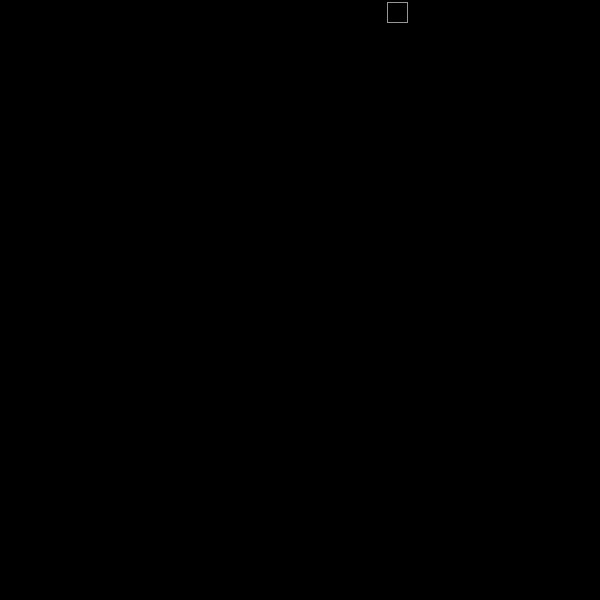
Frame 1 (no input)
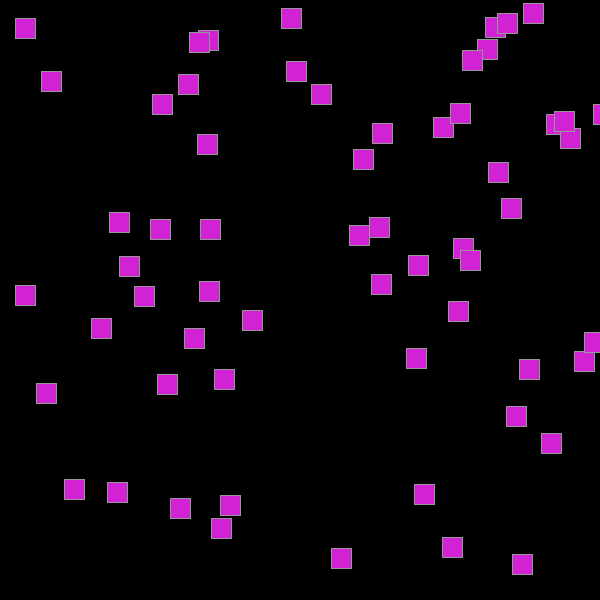
Frame 60 (the mouse pressed at the canvas centre just before this capture)
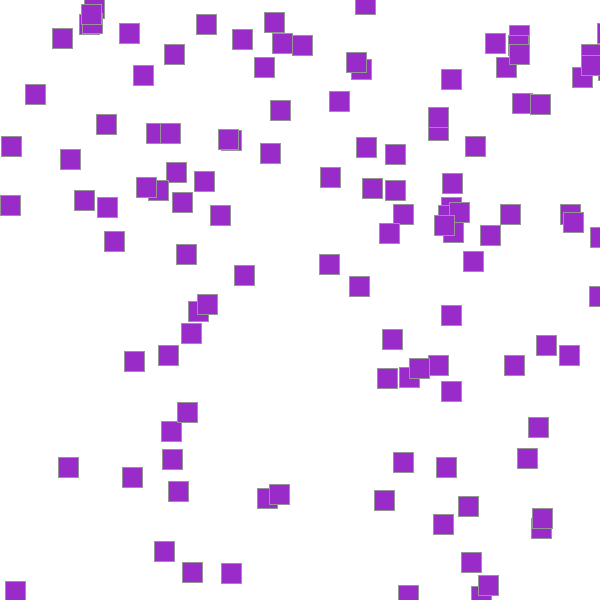
Frame 120 (the mouse held since frame 60 and released just before this capture)

The Processing sketch that drew these frames (run headless with seeded random() and noise(); from frame 60 on, the mouse is pressed at the canvas centre):

// Processing sketch: processing_99237
// ── processing_99237.pde

ArrayList ballCollection;
int hVal;


void setup () {
  size(600,600);
  smooth();

ballCollection = new ArrayList();
 hVal = 0;


//for( int i = 0; i < 1000; i++ ){
// ballCollection[i] = new Ball(random(0,width),random(0,200));


//}
}

void draw() {
  background(0);
  
  if (mousePressed){
  background(255);
  }
  
    colorMode(HSB);
   stroke(150);
   fill (hVal,hVal,hVal);
   colorMode(RGB);
  
  
  Ball myBall = new Ball(random (0, width),random (0, 10));
  ballCollection.add(myBall);
  
  
  
 for( int i = 0; i < ballCollection.size(); i++ ) {
   Ball mb = (Ball) ballCollection.get(i);
   mb.run();
   
     hVal += 2;
  if( hVal > 255)
  {
    hVal = 0;
  }
 }
}
 
 
 
 
 

 
 
  


class Ball {
  
  float x = 0; 
  float y = 0;
  float speedX = random(-0.5,0.5);
  float speedY = random(-0.01,10);
  
  Ball(float _x, float _y) {
    
    x = _x;
    y = _y;
  }
  
  void run() {
    display();
    move();
    bounce();
    gravity();
    
  }
  
  void gravity()
  {
    speedY += 0.2;
  }
  
  void bounce() {
    if(x > width) {
      speedX = speedX * -1;
    }
    if(x < 0) {
      speedX = speedX * -1;
    }
    if(y > height) {
      speedY = speedY * -1;
    }
    if(y < 0) {
      speedY = speedY * -1;
    }
  }
  
  void move() {
    
    x += speedX;
    y += speedY;
    
  }
  
  void display() {
    rect(x,y,20,20);
  }
}
